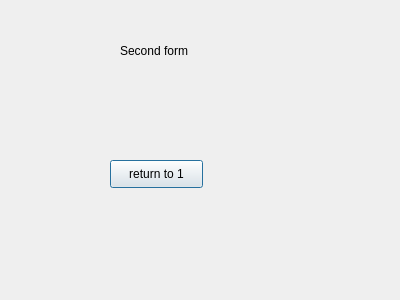
<?xml version="1.0" encoding="UTF-8"?>
<ui version="4.0">
 <class>AnotherWindow</class>
 <widget class="QDialog" name="AnotherWindow">
  <property name="geometry">
   <rect>
    <x>0</x>
    <y>0</y>
    <width>400</width>
    <height>300</height>
   </rect>
  </property>
  <property name="windowTitle">
   <string>Dialog</string>
  </property>
  <widget class="QLabel" name="label">
   <property name="geometry">
    <rect>
     <x>120</x>
     <y>40</y>
     <width>131</width>
     <height>21</height>
    </rect>
   </property>
   <property name="text">
    <string>Second form</string>
   </property>
  </widget>
  <widget class="QPushButton" name="pushButton">
   <property name="geometry">
    <rect>
     <x>110</x>
     <y>160</y>
     <width>93</width>
     <height>28</height>
    </rect>
   </property>
   <property name="text">
    <string>return to 1</string>
   </property>
  </widget>
 </widget>
 <resources/>
 <connections/>
</ui>
